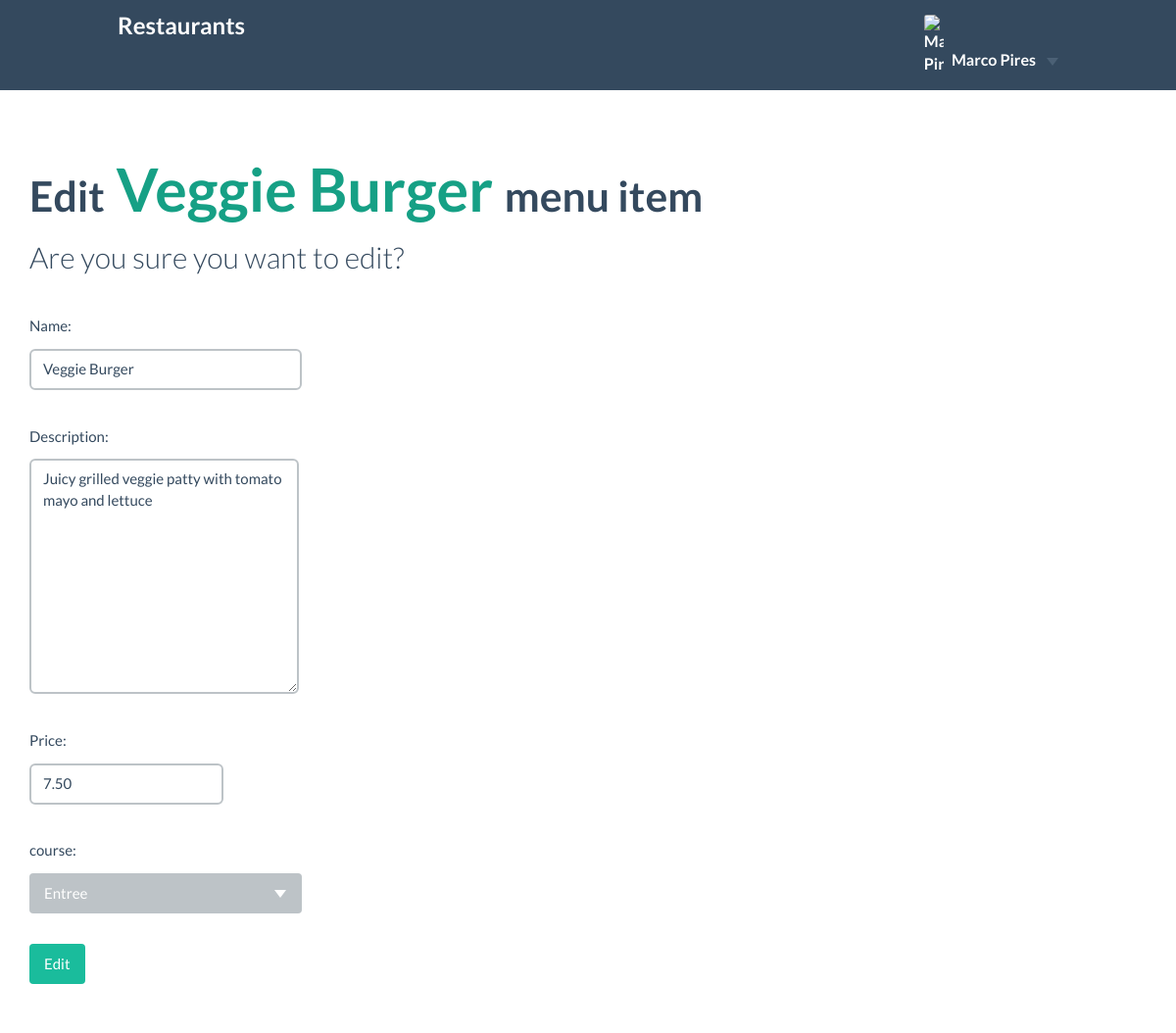
/restaurant/1/menu/1/edit (signed in), run on the app's committed database.
### restaurantApp/persistence/database_setup.py (models this page shows, shortened)
class MenuItem(Base):
	__tablename__ = 'menu_item'
	name = Column( String(80), nullable = False )
	id = Column( Integer, primary_key = True )
	description = Column( String(250) )
	price = Column( String(8) )
	course_name = Column( String(250), ForeignKey('course.name') )
	course = relationship(Course)
	restaurant_id = Column( Integer, ForeignKey('restaurant.id') )
	restaurant = relationship(Restaurant)
	user_id = Column( Integer, ForeignKey('user.id') )
	user = relationship(User)

### restaurantApp/router/views.py (the view)
@app.route("/restaurant/<int:restaurant_id>/menu/<int:menu_id>/edit", methods=['GET','POST'])
@authRequired
def editMenuItem(restaurant_id, menu_id):
    user = userData.getCurrentUserInfo()
    item = db.getRestaurantMenuItem( menu_id )
    if not allowAccess( item.user_id, user["id"] ):
        output = "You are not authorized to edit menu items to %s restaurant. Please create your own restaurant in order to edit items." % restaurant.name
        flash(output, "alert-danger")
        return redirect( url_for('showmenu', restaurant_id = restaurant_id) )
    courses = db.getAllCourses()
    if request.method == 'POST':
        if validateStateToke( request.form['csrf'] ):
            money = request.form['price']
            value = Decimal(sub(r'[^\d.]', '', money))
            name = request.form['name']
            db.updateRestaurantMenuItem(
                item,
                name = name,
                description = request.form['description'],
                price = '${:,.2f}'.format(float(value)),
                course_name = request.form['course'],
            )
            output = "%s menu item edited!" % name
            flash( output, "alert-success" )
        return redirect(url_for('showmenu', restaurant_id = restaurant_id))
    else:
        item.price = Decimal(sub(r'[^\d.]', '', item.price))
        return render_template(
            'editMenuItem.html',
            restaurant_id = restaurant_id,
            menu_id = menu_id,
            item = item,
            courses = courses,
            token = antiForgeryGenToke(),
            username = user['name'],
            user_picture = user['picture']
        )

### restaurantApp/persistence/data_access.py (called while the page is built)
def connect(database='sqlite:///restaurantmenu.db'):
    try:
        engine = create_engine(database)
        Base.metadata.bind = engine
        DBSession = sessionmaker( bind = engine )
        session = DBSession()
        return session
    except:
        print("Error: Connection failed")

def closeConnection(session):
    session.close()

def getRestaurantMenuItem(id):
    session = connect()
    item = session.query(MenuItem).filter_by( id = id ).one()
    closeConnection(session)
    return item

def getAllCourses():
    session = connect()
    courses = session.query(Course).all()
    closeConnection(session)
    return courses

### restaurantApp/security/access_control.py (called while the page is built)
def allowAccess(dataCreatorID, userID):
    if dataCreatorID != userID:
        return False
    return True

def antiForgeryGenToke():
    toke = ''.join(random.choice(string.ascii_uppercase + string.digits) for x in xrange(32))
    session.set('state', toke)
    return toke

def authRequired(func):
    @wraps(func)
    def decorated_function(*args, **kwargs):
        user = userData.getCurrentUserInfo()
        if not user['name']:
            flash("Authentication required", "alert-danger")
            return redirect( url_for('showLogin') )
        return func(*args, **kwargs)
    return decorated_function

### restaurantApp/session/storage.py (called while the page is built)
def get(key):
    if key in session:
        return session[key]
    return None

def set(key, value):
    session[key] = value

### restaurantApp/session/userData.py (called while the page is built)
def getCurrentUserInfo():
    return {
        'id' : session.get('user_id'),
        'name' : session.get('username'),
        'picture' : session.get('picture'),
        'email' : session.get('email'),
    }

### restaurantApp/templates/editMenuItem.html (shortened to what this page needs)
<!DOCTYPE html>
<html>
	<head>
		<link rel="stylesheet" href="{{ url_for('static', filename='vendor/bootstrap-3.3.5-dist/css/bootstrap.min.css') }}">
		<link rel="stylesheet" href="{{ url_for('static', filename='vendor/Flat-UI/css/flat-ui.min.css') }}">
		<link rel="stylesheet" href="{{ url_for('static', filename='css/styles.css') }}">
	</head>
	</body>
		<header class="header clearfix">
			<nav class="navbar navbar-inverse navbar-fixed-top" role="navigation">
				<div class="navbar-header">
					<a class="navbar-brand" href="/">Restaurants</a>
				</div>
				<div class="collapse navbar-collapse" id="navbar-collapse-01">
					<ul class="nav navbar-nav navbar-right">
						{% if username %}
						<li class="dropdown">
							<a href="#" class="dropdown-toggle" data-toggle="dropdown">
								{% if user_picture %}
									<img src="{{user_picture}}" alt="{{ username }}">
								{% endif %}
								{{ username }}
								<b class="caret"></b>
							</a>
						</li>
						{% else %}
						<li>
							<a href='{{ url_for('showLogin') }}'>Login</a>
						</li>
						{% endif %}
					</ul>
				</div>
			</nav>
		</header>
		<main class="container">
			<div class="container-fluid">
				<section class="row">
					<div class="col-md-12 col-xs-12">
						<h1><span class="small-h1">Edit</span> <span class="green-sea">{{item.name}}</span> <span class="small-h1">menu item</span></h1>
						<p class="lead">Are you sure you want to edit?</p>
						<form class="form-inline" action="{{url_for('editMenuItem', restaurant_id=restaurant_id, menu_id=menu_id)}}" method = 'POST' id="newMenuItem">
							<div class="form-group">
								<label for="">Name:</label><br>
								<input class="form-control" type='text' size='30' name='name' value="{{item.name}}">
								<br><br>
								<label for="">Description:</label><br>
								<textarea class="form-control" name="description" id="" cols="29" rows="10">{{item.description}}</textarea>
								<br><br>
								<label for="">Price:</label><br>
								<input class="form-control" type='number' size='30' name='price' placeholder="Price" value="{{item.price}}">
								<br><br>
								<label for="">course:</label><br>
								<br><br>
								<input class="btn btn-primary" type='submit' value='Edit'>
							</div>
						</form>
					</div>
				</section>
			</div>
		</main>
		<footer>
			<div class="container">
				<div class="row">
					<div class="col-xs-7">
						<h3 class="footer-title">About Restaurant app</h3>
						<p>
						</p>
					</div>
					<div class="col-xs-5 hidden-xs">
						<div class="footer-banner">
						<h3 class="footer-title">Contacts</h3>
							<ul>
								<li><strong>email:</strong> <span>mpires@leya.com</span></li>
							</ul>
						</div>
					</div>
				</div>
			</div>
		</footer>
	</body>
</html>

### restaurantApp/static/css/styles.css (style rules this page uses)
main.container { position: absolute; top: 0; min-height: 95%; width: 100%; z-index: 1; margin-bottom: 315px; -webkit-box-shadow: 1px 1px 5px 1px rgba(0,0,0,.5); box-shadow: 1px 1px 5px 1px rgba(0,0,0,.5); }
main:not(.login-wrapper) { background-color: #fff; padding-top : 130px; padding-bottom : 50px; }
.navbar { padding: 0 10%; }
.navbar-brand { padding: 14px 0; margin: 0; }
.container-fluid { max-width: 1200px; }
footer { position: fixed; width: 100%; bottom: 0; border-top: 1px solid; min-height: 310px; }
footer .container { margin: 0 auto; }
.green-sea { color: #16a085; }
.small-h1 { font-size: 0.7em; }
.btn { position: relative; }
.navbar-collapse .navbar-nav.navbar-right:last-child>.dropdown:last-child>a { -webkit-border-radius: 0; -moz-border-radius: 0; -ms-border-radius: 0; -o-border-radius: 0; border-radius: 0; }
.navbar .navbar-right .dropdown img { max-width: 20px; border-radius: 3px; vertical-align: sub; margin-right: 5px; }

### data on the page
MenuItem: name "Veggie Burger", description "Juicy grilled veggie patty with tomato mayo and lettuce", price "7.50"

### other printed values
{{ username }} "Marco Pires"
